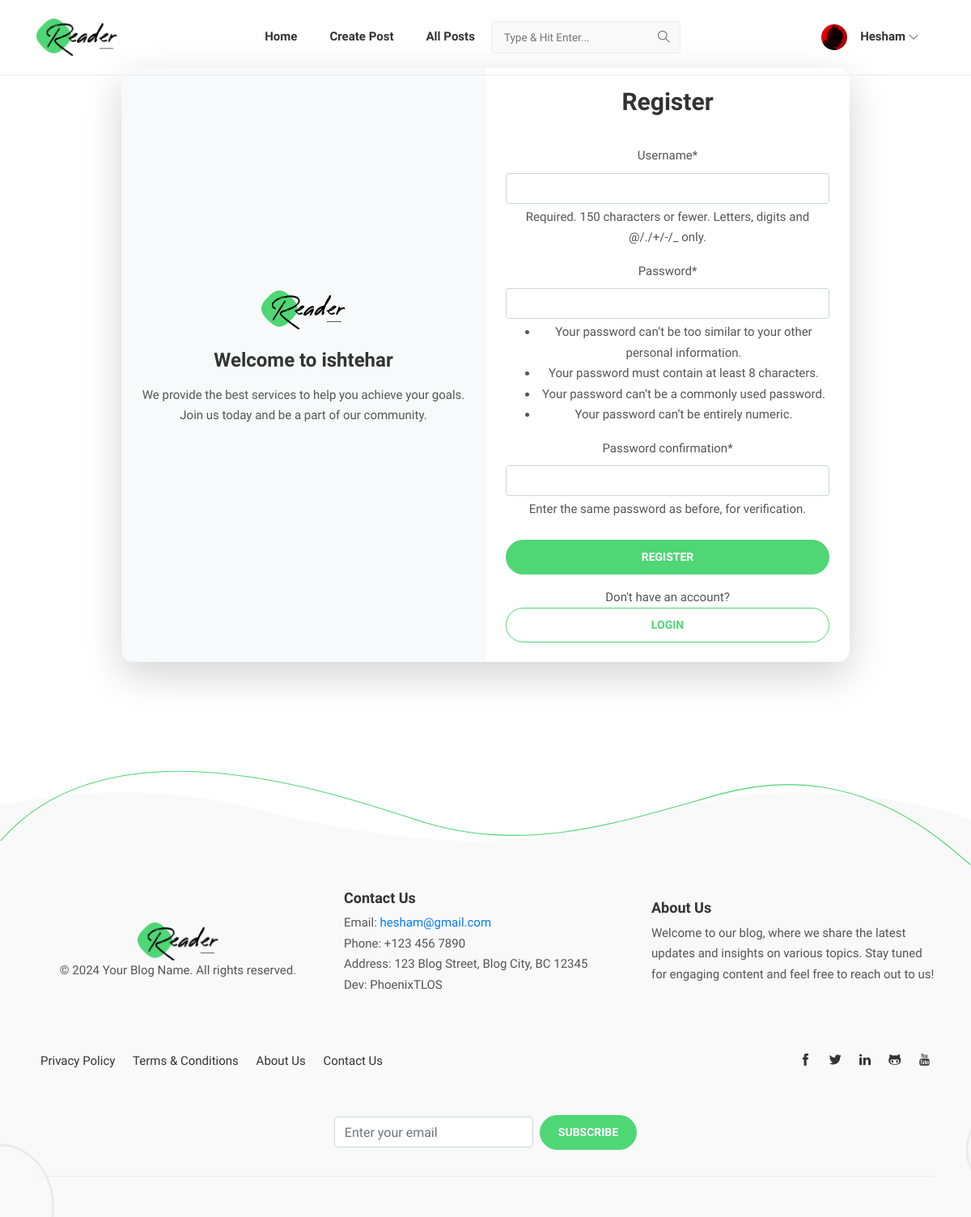
Page /accounts/register/ (signed in) on the committed database.
### accounts/models.py (models this page shows)
class User(AbstractUser):
    bio = models.TextField(blank=True)
    image = models.ImageField(upload_to='media/profile_images/', blank=True)
    location = models.CharField(max_length=100, blank=True)
    date_created = models.DateTimeField(auto_now_add=True)

### accounts/views.py (the view, shortened to what this page needs)
# urls.py: path('register/', views.UserRegisterView.as_view(), name='register'),
class UserRegisterView(generic.CreateView):
    form_class = CustomUserCreationForm
    template_name = 'registration/register.html'
    success_url = reverse_lazy('accounts:setup')  # Redirect to home or another page after login

### accounts/forms.py
class CustomUserCreationForm(UserCreationForm):
    class Meta(UserCreationForm.Meta):
        model = User
        fields = UserCreationForm.Meta.fields

### accounts/templates/registration/register.html (shortened to what this page needs)
{% extends "website/base.html" %}
{% load crispy_forms_tags %}
{% load static %}
{% block content %}
<div class="container d-flex justify-content-center align-items-center" style="height: 100vh;">
    <div class="row shadow-lg" style="max-width: 900px; width: 100%; border-radius: 15px; overflow: hidden;">
        <div class="col-md-6 d-flex flex-column justify-content-center align-items-center bg-light p-4">
            <img src="{% static 'website/fimages/logo.png' %}" alt="Company Logo" class="img-fluid mb-4" style="max-width: 150px;">
            <h3 class="mb-3">Welcome to ishtehar</h3>
            <p class="text-center">We provide the best services to help you achieve your goals. Join us today and be a part of our community.</p>
        </div>
        <div class="col-md-6 d-flex flex-column justify-content-center align-items-center p-4">
            <div class="text-center mb-4">
                <h2 class="card-title" style="font-size: 2em; font-weight: bold;">Register</h2>
            </div>
            <div class="text-center">
                <form method="post" style="width: 100%; max-width: 400px;">
                    {{ form|crispy }}
                    <div class="mt-4">
                        <button type="submit" class="btn btn-primary btn-block">Register</button>
                    </div>
                    <div class="mt-3">
                        <span>Don't have an account? <a href="{% url 'accounts:login' %}" class="btn btn-outline-primary btn-block">Login</a></span>
                    </div>
                </form>
            </div>
        </div>
    </div>
</div>
{% endblock content %}

### website/templates/website/base.html (shortened to what this page needs)
<!DOCTYPE html>
<link rel="stylesheet" href="https://cdnjs.cloudflare.com/ajax/libs/font-awesome/5.15.2/css/all.min.css">
{% load static %}
<html lang="en-us"><head>
  <link rel="stylesheet" href="{% static 'website/plugins/bootstrap/bootstrap.min.css' %}">
  <link rel="stylesheet" href="{% static 'website/plugins/themify-icons/themify-icons.css' %}">
  <link rel="stylesheet" href="{% static 'website/plugins/slick/slick.css' %}">
  <link rel="stylesheet" href="{% static 'website/css/style.css' %}" media="screen">
</head>
<body>
  <header class="navigation fixed-top">
    <div class="container">
      <nav class="navbar navbar-expand-lg navbar-white">
        <a class="navbar-brand order-1" href="{% url 'waste' %}">
          <img class="img-fluid" width="100px" src="{% static 'website/fimages/logo.png' %}"
            alt="Reader | Hugo Personal Blog Template">
        </a>
        <div class="collapse navbar-collapse text-center order-lg-2 order-3" id="navigation">
          <ul class="navbar-nav mx-auto">
            <li class="nav-item">
                  <a class="nav-link" href="{% url 'waste' %}">Home</a>
            </li>
            <li class="nav-item">
              <a class="nav-link" href="{% url 'create_post' %}">Create Post</a>
        </li>
            <li class="nav-item">
              <a class="nav-link" href="{% url 'all_posts' %}">All Posts</a>
            </li>
            <li class="nav-item d-flex align-items-center">
              <form class="search-bar mr-2" method="GET" action="{% url 'search' %}">
                <input id="search-query" name="query" type="search" placeholder="Type &amp; Hit Enter...">
              </form>
            </li>
        </div>
        <div class="order-2 order-lg-3 d-flex align-items-center">
          <ul class="navbar-nav ml-auto">
            {% if user.is_authenticated %}
              <li class="nav-item dropdown">
                <a class="nav-link d-flex align-items-center" href="#" role="button" data-toggle="dropdown" aria-haspopup="true"
                aria-expanded="false">
               <img src="{{ user.image.url }}" alt="User Profile Picture" class="rounded-circle mr-3" style="width: 2rem; height: 2rem; object-fit: cover;"> {{ user.username }} <i class="ti-angle-down ml-1"></i>
                </a>
              </li>
            {% else %}
              <li class="nav-item">
                <div class="order-2 order-lg-3 d-flex align-items-center">
                <i class="fa fa-user"></i><a class="nav-link" href="{% url 'accounts:login' %}">Login </a>
                </div>
              </li>
            {% endif %}
          </ul>
        </div>
      </nav>
    </div>
  </header>
<br><br>
      {% block content %}
      {% endblock content %}
<br><br><br><br><br>
<footer class="footer">
    <svg class="footer-border" height="214" viewBox="0 0 2204 214" fill="none" xmlns="http://www.w3.org/2000/svg">
        <path d="M2203 213C2136.58 157.994 1942.77 -33.1996 1633.1 53.0486C1414.13 114.038 1200.92 188.208 967.765 118.127C820.12 73.7483 263.977 -143.754 0.999958 158.899" stroke-width="2"/>
    </svg>
    <div class="container">
        <div class="row align-items-center mb-4">
            <div class="col-md-4 text-center mb-10">
                <a href="{% url 'waste' %}"><img class="img-fluid" width="100px" src="{% static 'website/fimages/logo.png' %}" alt="Blog Logo"></a>
                <p>&copy; 2024 Your Blog Name. All rights reserved.</p>
            </div>
            <div class="col-md-4 text-center text-md-left mb-4">
                <h4>Contact Us</h4>
                <ul class="list-unstyled">
                    <li>Email: <a href="mailto:hesham@gmail.com">hesham@gmail.com</a></li>
                    <li>Phone: +123 456 7890</li>
                    <li>Address: 123 Blog Street, Blog City, BC 12345</li>
                    <li>Dev: PhoenixTLOS</li>
                </ul>
            </div>
            <div class="col-md-4 text-center text-md-left mb-4">
                <h4>About Us</h4>
                <p>Welcome to our blog, where we share the latest updates and insights on various topics. Stay tuned for engaging content and feel free to reach out to us!</p>
            </div>
        </div>
        <div class="row align-items-center mb-4">
            <div class="col-md-6 text-center text-md-left mb-4">
                <ul class="list-inline footer-list mb-0">
                    <li class="list-inline-item"><a href="{% url 'waste' %}">Privacy Policy</a></li>
                    <li class="list-inline-item"><a href="{% url 'waste' %}">Terms & Conditions</a></li>
                    <li class="list-inline-item"><a href="{% url 'waste' %}">About Us</a></li>
                    <li class="list-inline-item"><a href="{% url 'waste' %}">Contact Us</a></li>
                </ul>
            </div>
            <div class="col-md-6 text-md-right text-center mb-4">
                <ul class="list-inline footer-list mb-0">
                    <li class="list-inline-item"><a href="#"><i class="ti-facebook"></i></a></li>
                    <li class="list-inline-item"><a href="#"><i class="ti-twitter-alt"></i></a></li>
                    <li class="list-inline-item"><a href="#"><i class="ti-linkedin"></i></a></li>
                    <li class="list-inline-item"><a href="#"><i class="ti-github"></i></a></li>
                    <li class="list-inline-item"><a href="#"><i class="ti-youtube"></i></a></li>
                </ul>
            </div>
        </div>
        <div class="row">
            <div class="col-12">
                <form class="form-inline justify-content-center mb-4">
                    <input type="email" class="form-control mb-2 mr-sm-2" id="subscribeEmail" placeholder="Enter your email">
                    <button type="submit" class="btn btn-primary mb-2">Subscribe</button>
                </form>
            </div>
            <div class="col-12">
                <div class="border-bottom border-default"></div>
            </div>
        </div>
    </div>
</footer>
</body>
</html>

### website/static/website/css/style.css (style rules this page uses)
body { line-height: 1.7; font-family: "Nunito Sans", sans-serif; -webkit-font-smoothing: antialiased; color: #555; font-size: 15px; }
p { font-weight: 400; color: #555; font-size: 15px; line-height: 1.7; font-family: "Nunito Sans", sans-serif; }
h1, h2, h3, h4, h5, h6, .h1, .h2, .h3, .h4, .h5, .h6 { color: #333; font-family: "Nunito Sans", sans-serif; font-weight: 800; line-height: 1.2; }
h2, .h2 { font-size: 36px; }
h3, .h3 { font-size: 24px; }
h4, .h4 { font-size: 18px; }
.btn { font-size: 14px; font-family: "Nunito Sans", sans-serif; font-weight: 700; text-transform: uppercase; padding: 10px 22px; border-radius: 50px; border: 1px solid; position: relative; z-index: 1; transition: 0.2s ease; }
.btn-primary { background: #4FD675; color: #fff; border-color: #4FD675; }
.btn-outline-primary { background: transparent; color: #4FD675; border-color: #4FD675; }
body { background-color: #fff; overflow-x: hidden; }
img { vertical-align: middle; border: 0; }
a, a:hover, a:focus { text-decoration: none; }
a, button, select { cursor: pointer; transition: 0.2s ease; }
.border-default { border-color: #EBEBEB !important; }
.navigation { border-bottom: 1px solid #EBEBEB; transition: 0.2s ease; padding: 10px 0; }
.nav-item { margin: 0; }
.nav-item .nav-link { text-transform: capitalize; font-family: "Nunito Sans", sans-serif; font-weight: 600; }
.navbar-white .navbar-nav .nav-link { color: #333; }
.navbar-expand-lg .navbar-nav .nav-link { padding: 20px; }
.navbar { padding: 0; }
.navbar .dropdown i { font-size: 12px; }
.search-bar { position: relative; background-color: #F9F9F9; }
.search-bar input { background-color: transparent; border: 1px solid #EBEBEB; height: 40px; padding-left: 15px; position: relative; border-radius: 5px; z-index: 1; }
.search-bar input::placeholder { font-size: 90%; }
.search-bar::before { position: absolute; font-family: "themify"; content: "\e610"; font-size: 15px; right: 13px; top: 50%; transform: translateY(-50%); }
.footer { padding: 120px 0 50px; background-image: url(../images/backgrounds/footer-bg.svg); background-position: top center; background-repeat: no-repeat; background-size: cover; position: relative; }
.footer-list a { display: block; color: #333; padding: 5px; }
.footer-border { position: absolute; top: -75px; width: 100%; stroke: #4FD675; }

### rows in the picture
User: image (picture), username "Hesham"
